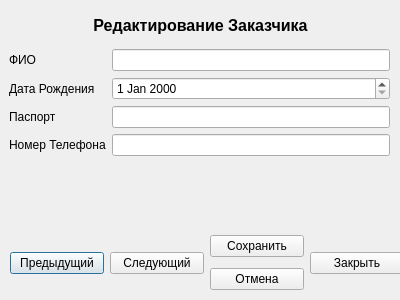
<?xml version="1.0" encoding="UTF-8"?>
<ui version="4.0">
 <class>vievZakazchikfrommaindlg</class>
 <widget class="QDialog" name="vievZakazchikfrommaindlg">
  <property name="geometry">
   <rect>
    <x>0</x>
    <y>0</y>
    <width>400</width>
    <height>300</height>
   </rect>
  </property>
  <property name="windowTitle">
   <string>Dialog</string>
  </property>
  <widget class="QWidget" name="verticalLayoutWidget">
   <property name="geometry">
    <rect>
     <x>20</x>
     <y>10</y>
     <width>361</width>
     <height>31</height>
    </rect>
   </property>
   <layout class="QVBoxLayout" name="verticalLayout">
    <item>
     <widget class="QLabel" name="label">
      <property name="font">
       <font>
        <pointsize>12</pointsize>
        <weight>75</weight>
        <bold>true</bold>
       </font>
      </property>
      <property name="text">
       <string>Редактирование Заказчика</string>
      </property>
      <property name="alignment">
       <set>Qt::AlignCenter</set>
      </property>
     </widget>
    </item>
   </layout>
  </widget>
  <widget class="QWidget" name="formLayoutWidget">
   <property name="geometry">
    <rect>
     <x>9</x>
     <y>49</y>
     <width>381</width>
     <height>171</height>
    </rect>
   </property>
   <layout class="QFormLayout" name="formLayout">
    <item row="0" column="0">
     <widget class="QLabel" name="label_2">
      <property name="text">
       <string>ФИО</string>
      </property>
     </widget>
    </item>
    <item row="3" column="0">
     <widget class="QLabel" name="label_3">
      <property name="text">
       <string>Номер Телефона</string>
      </property>
     </widget>
    </item>
    <item row="1" column="0">
     <widget class="QLabel" name="label_4">
      <property name="text">
       <string>Дата Рождения</string>
      </property>
     </widget>
    </item>
    <item row="2" column="0">
     <widget class="QLabel" name="label_5">
      <property name="text">
       <string>Паспорт</string>
      </property>
     </widget>
    </item>
    <item row="1" column="1">
     <widget class="QDateEdit" name="dateEdit"/>
    </item>
    <item row="0" column="1">
     <widget class="QLineEdit" name="FIOZ"/>
    </item>
    <item row="2" column="1">
     <widget class="QLineEdit" name="PASSPORT"/>
    </item>
    <item row="3" column="1">
     <widget class="QLineEdit" name="NUMBER"/>
    </item>
   </layout>
  </widget>
  <widget class="QWidget" name="horizontalLayoutWidget">
   <property name="geometry">
    <rect>
     <x>10</x>
     <y>230</y>
     <width>394</width>
     <height>66</height>
    </rect>
   </property>
   <layout class="QHBoxLayout" name="horizontalLayout">
    <item>
     <widget class="QPushButton" name="Last">
      <property name="text">
       <string>Предыдущий</string>
      </property>
     </widget>
    </item>
    <item>
     <widget class="QPushButton" name="Next">
      <property name="text">
       <string>Следующий</string>
      </property>
     </widget>
    </item>
    <item>
     <layout class="QVBoxLayout" name="verticalLayout_2">
      <item>
       <widget class="QPushButton" name="Accept">
        <property name="text">
         <string>Сохранить</string>
        </property>
       </widget>
      </item>
      <item>
       <widget class="QPushButton" name="Decline">
        <property name="text">
         <string>Отмена</string>
        </property>
       </widget>
      </item>
     </layout>
    </item>
    <item>
     <widget class="QPushButton" name="Close">
      <property name="text">
       <string>Закрыть</string>
      </property>
     </widget>
    </item>
   </layout>
  </widget>
 </widget>
 <resources/>
 <connections/>
</ui>
